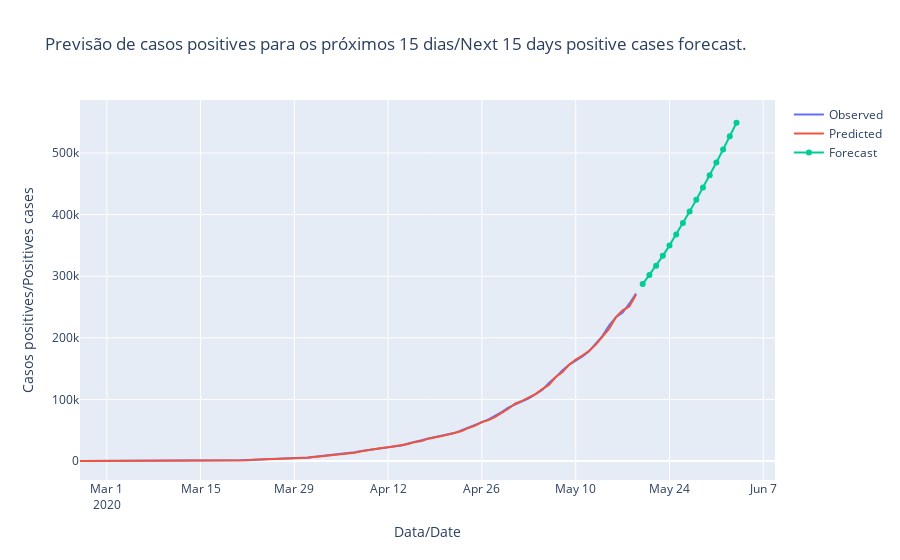

Here is the notebook cell this chart was saved with:
### Code cell
forecasted_time = pd.date_range('2020-05-20', '2020-06-05')

fig = go.Figure(go.Scatter(
    x=positives.index, y=positives, name='Observed'
))

fig.add_trace(go.Scatter(x=positives.index, y = model.predict_in_sample(), name='Predicted'))

fig.add_trace(go.Scatter(x=forecasted_time, y=model.predict(15), name='Forecast'))

fig.update_layout(title='Previsão de casos positives para os próximos 15 dias/Next 15 days positive cases forecast.',
                 yaxis_title='Casos positives/Positives cases', xaxis_title='Data/Date')
fig.show()
